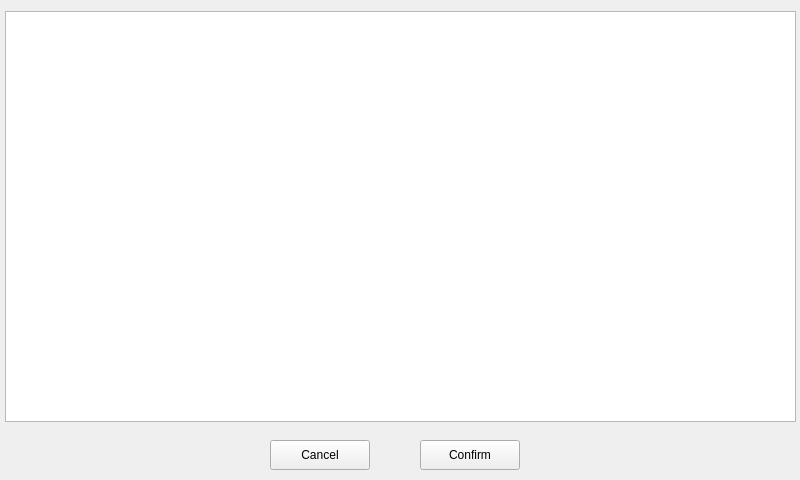
<?xml version="1.0" encoding="UTF-8"?>
<ui version="4.0">
 <class>FileBrowserForm</class>
 <widget class="QWidget" name="FileBrowserForm">
  <property name="geometry">
   <rect>
    <x>0</x>
    <y>0</y>
    <width>800</width>
    <height>480</height>
   </rect>
  </property>
  <property name="minimumSize">
   <size>
    <width>800</width>
    <height>480</height>
   </size>
  </property>
  <property name="maximumSize">
   <size>
    <width>800</width>
    <height>480</height>
   </size>
  </property>
  <property name="windowTitle">
   <string>Form</string>
  </property>
  <widget class="QPushButton" name="Confirm">
   <property name="geometry">
    <rect>
     <x>420</x>
     <y>440</y>
     <width>100</width>
     <height>30</height>
    </rect>
   </property>
   <property name="text">
    <string>Confirm</string>
   </property>
   <property name="iconSize">
    <size>
     <width>100</width>
     <height>30</height>
    </size>
   </property>
  </widget>
  <widget class="QPushButton" name="Cancel">
   <property name="geometry">
    <rect>
     <x>270</x>
     <y>440</y>
     <width>100</width>
     <height>30</height>
    </rect>
   </property>
   <property name="text">
    <string>Cancel</string>
   </property>
   <property name="iconSize">
    <size>
     <width>100</width>
     <height>30</height>
    </size>
   </property>
  </widget>
  <widget class="QListWidget" name="listWidget">
   <property name="geometry">
    <rect>
     <x>5</x>
     <y>11</y>
     <width>791</width>
     <height>411</height>
    </rect>
   </property>
  </widget>
 </widget>
 <resources/>
 <connections/>
</ui>
